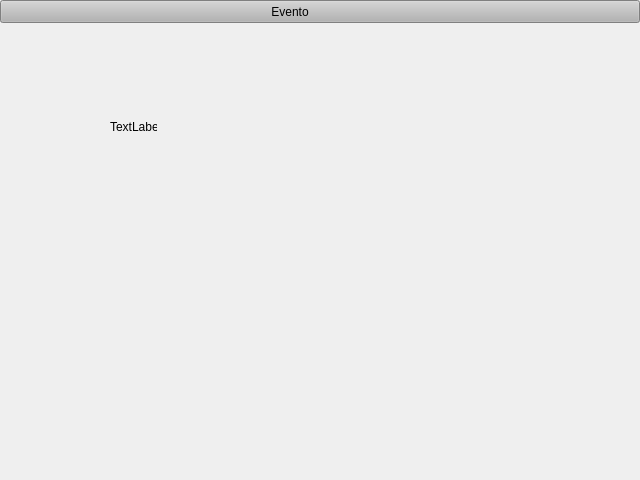
<?xml version="1.0" encoding="UTF-8"?>
<ui version="4.0">
 <class>Form</class>
 <widget class="QWidget" name="Form">
  <property name="geometry">
   <rect>
    <x>0</x>
    <y>0</y>
    <width>640</width>
    <height>480</height>
   </rect>
  </property>
  <property name="windowTitle">
   <string>Form</string>
  </property>
  <widget class="QWidget" name="widget" native="true">
   <property name="geometry">
    <rect>
     <x>0</x>
     <y>0</y>
     <width>641</width>
     <height>481</height>
    </rect>
   </property>
   <widget class="QPushButton" name="pushButton">
    <property name="geometry">
     <rect>
      <x>0</x>
      <y>0</y>
      <width>640</width>
      <height>23</height>
     </rect>
    </property>
    <property name="minimumSize">
     <size>
      <width>640</width>
      <height>20</height>
     </size>
    </property>
    <property name="maximumSize">
     <size>
      <width>60</width>
      <height>60</height>
     </size>
    </property>
    <property name="styleSheet">
     <string notr="true">background-color: rgb(179, 179, 179);</string>
    </property>
    <property name="text">
     <string> Evento                   </string>
    </property>
   </widget>
   <widget class="QLabel" name="label">
    <property name="geometry">
     <rect>
      <x>110</x>
      <y>120</y>
      <width>47</width>
      <height>13</height>
     </rect>
    </property>
    <property name="text">
     <string>TextLabel</string>
    </property>
   </widget>
  </widget>
 </widget>
 <resources/>
 <connections/>
</ui>
